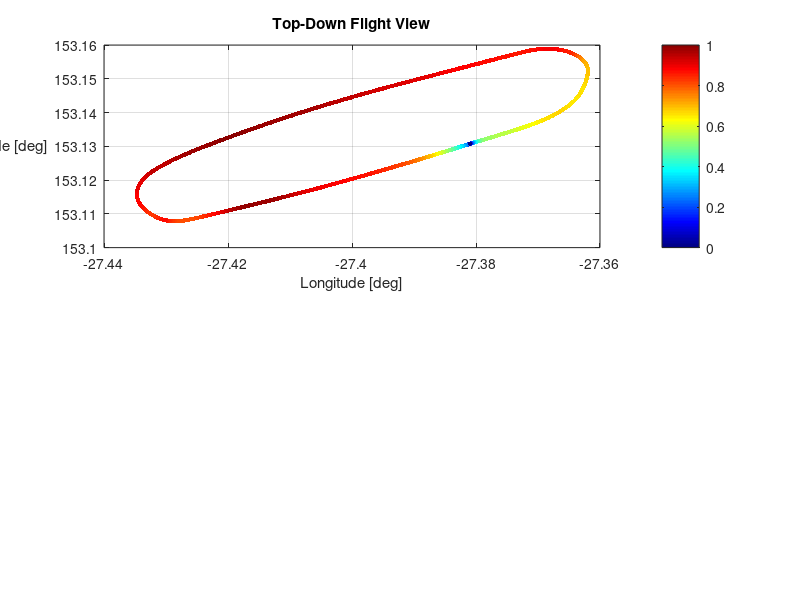

Reproduce this figure in MATLAB. (Note: this script raises an error after producing the figure.)
%% EGB243 Task B - Team Bombardier
close all; clear; clc
 
% Flight Simulator Data Fields
% ----------------------------
% 
% Col 1: Ground Speed (kts)
% Col 2: Altitude (feet)
% Col 3: Heading (deg - from North)
% Col 4: Latitude (deg)
% Col 5: Longitude (deg)
% 
% Each row denotes a specific timestamp or epoch. 
% 
% The timestamps are montonically increasing as you move down the rows. 
% 
% The time interval between each timestamp is 0.4 seconds.

% loading data
flight4 = importdata('Flight4.csv');
flight6 = importdata('Flight6.csv');
flight9 = importdata('Flight9.csv');
flight11 = importdata('Flight11.csv');
flight13 = importdata('Flight13.csv');
flight17 = importdata('Flight17.csv');
flight25 = importdata('Flight25.csv');

% flight data
f4 = flight4.data;
f6 = flight6.data;
f9 = flight9.data;
f11 = flight11.data;
f13 = flight13.data;
f17 = flight17.data;
f25 = flight25.data;

% For loop to process data for every flight
Nflights = 7;   %Manually set number of flights
for i = 1:Nflights
    
    %Manually set each flight to an index of the loop
    if i == 1
        fltData = f4;
    elseif i == 2
        fltData = f6;
    elseif i == 3
        fltData = f9;
    elseif i == 4
        fltData = f11;
    elseif i == 5
        fltData = f13;
    elseif i == 6
        fltData = f17;
    elseif i == 7
        fltData = f25;        
    end
    
    %Extract information from flight data
    gndSpeed = fltData(:, 1);
    Alt = fltData(:, 2);
    heading = fltData(:, 3);
    Lon = fltData(:, 4);
    Lat = fltData(:, 5);
    
    Nsamps = length(gndSpeed);  %Find number of samples
    Tsamp = 0.4;                %Hardcode sampling time
   
    %Tsamp in the time interval between samples. Therefore there will be 1
    %less sampling interval than samples
    Tsim = Tsamp*(Nsamps-1);    %Find flight time
    t = 0:0.4:Tsim;             %Create time vector
    
    %plot latitude and longitude on the same axis
    figure
    subplot(2,1,1)
    cmap = jet(max(round(gndSpeed))+1);
    SpeedColours = cmap(round(gndSpeed)+1,:); 
    scatter(Lon, Lat, 10, SpeedColours, 'filled');
    grid on
    box on
    title('Top-Down Flight View');
    ylabel('Latitude [deg]');
    xlabel('Longitude [deg]');
    labelprop = get(gca,'ylabel');
    set(labelprop,'rotation',0,'VerticalAlignment','middle', 'HorizontalAlignment', 'right');
    colormap(cmap);
    cbar = colorbar;
    cbar.Ticks = linspace( 0, max(round(gndSpeed)), 5 );
    caxis([0,max(round(gndSpeed))])
    cbar.Label.String = 'Ground Speed (kts)';


 %cbarprop = get(cbar,'Title');

    subplot(2,1,2)
    %plot(t, Alt, 'm--', 'LineWidth', 1.5);
    scatter(t, Alt, 10, SpeedColours, 'filled');
    grid on
    box on
    title('Altitude vs Time');
    ylabel('feet [ft]');
    xlabel('t [seconds]');
    labelprop = get(gca,'ylabel');
    set(labelprop,'rotation',0,'VerticalAlignment','middle', 'HorizontalAlignment', 'right');
    colormap(cmap);
    cbar = colorbar;
    cbar.Ticks = linspace( 0, max(round(gndSpeed)), 5 );
    caxis([0,max(round(gndSpeed))])
    cbar.Label.String = 'Ground Speed (kts)';
    %set(gca,'FontSize',20);

end


%     hold on
%     plot(t, Lon, 'b--', 'LineWidth', 1.5);
%     grid on
%     box on
%     title('Longitude vs Time');
%     ylabel('degrees [deg]');
%     xlabel('t [seconds]');
%     labelprop = get(gca,'ylabel');
%     set(labelprop,'rotation',0,'VerticalAlignment','middle', 'HorizontalAlignment', 'right');
%     %set(gca,'FontSize',20);
%     hold off

%     figure(4);
%     plot(t, groundSpeed, 'k--', 'LineWidth', 1.5);
%     grid on
%     box on
%     title('Ground Speed vs Time');
%     ylabel('knots [kts]');
%     xlabel('t [seconds]');
%     labelprop = get(gca,'ylabel');
%     set(labelprop,'rotation',0,'VerticalAlignment','middle', 'HorizontalAlignment', 'right');
%     %set(gca,'FontSize',20);
% 
%     figure(5);
%     plot(t, heading, 'g--', 'LineWidth', 1.5);
%     grid on
%     box on
%     title('Heading Angle vs Time');
%     ylabel('degrees [deg]');
%     xlabel('t [seconds]');
%     labelprop = get(gca,'ylabel');
%     set(labelprop,'rotation',0,'VerticalAlignment','middle', 'HorizontalAlignment', 'right');
%     %set(gca,'FontSize',20);
